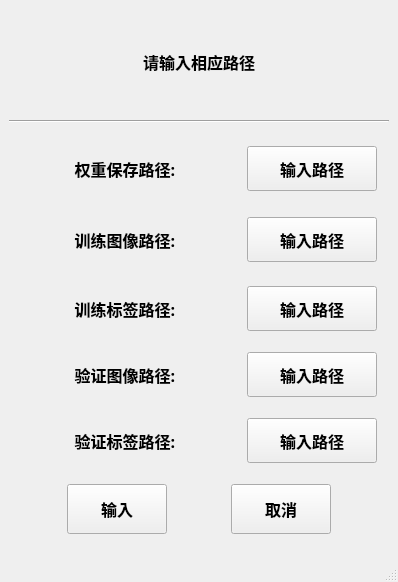
<?xml version="1.0" encoding="UTF-8"?>
<ui version="4.0">
 <class>MainWindow</class>
 <widget class="QMainWindow" name="MainWindow">
  <property name="geometry">
   <rect>
    <x>0</x>
    <y>0</y>
    <width>398</width>
    <height>582</height>
   </rect>
  </property>
  <property name="minimumSize">
   <size>
    <width>398</width>
    <height>582</height>
   </size>
  </property>
  <property name="maximumSize">
   <size>
    <width>398</width>
    <height>582</height>
   </size>
  </property>
  <property name="windowTitle">
   <string>路径输入</string>
  </property>
  <widget class="QWidget" name="centralwidget">
   <layout class="QVBoxLayout" name="verticalLayout" stretch="2,1,1,1,1,1,1,2">
    <item>
     <widget class="QLabel" name="label_4">
      <property name="minimumSize">
       <size>
        <width>0</width>
        <height>75</height>
       </size>
      </property>
      <property name="maximumSize">
       <size>
        <width>16777215</width>
        <height>75</height>
       </size>
      </property>
      <property name="font">
       <font>
        <family>Agency FB</family>
        <pointsize>12</pointsize>
        <weight>75</weight>
        <bold>true</bold>
       </font>
      </property>
      <property name="text">
       <string>请输入相应路径</string>
      </property>
      <property name="alignment">
       <set>Qt::AlignCenter</set>
      </property>
     </widget>
    </item>
    <item>
     <widget class="Line" name="line">
      <property name="orientation">
       <enum>Qt::Horizontal</enum>
      </property>
     </widget>
    </item>
    <item>
     <layout class="QHBoxLayout" name="horizontalLayout" stretch="5,5">
      <item>
       <widget class="QLabel" name="label">
        <property name="minimumSize">
         <size>
          <width>210</width>
          <height>50</height>
         </size>
        </property>
        <property name="maximumSize">
         <size>
          <width>210</width>
          <height>50</height>
         </size>
        </property>
        <property name="font">
         <font>
          <family>Agency FB</family>
          <pointsize>12</pointsize>
          <weight>75</weight>
          <bold>true</bold>
         </font>
        </property>
        <property name="layoutDirection">
         <enum>Qt::LeftToRight</enum>
        </property>
        <property name="text">
         <string>权重保存路径:</string>
        </property>
        <property name="alignment">
         <set>Qt::AlignCenter</set>
        </property>
       </widget>
      </item>
      <item>
       <widget class="QPushButton" name="pushButton_3">
        <property name="minimumSize">
         <size>
          <width>130</width>
          <height>45</height>
         </size>
        </property>
        <property name="maximumSize">
         <size>
          <width>130</width>
          <height>45</height>
         </size>
        </property>
        <property name="font">
         <font>
          <family>Agency FB</family>
          <pointsize>12</pointsize>
          <weight>75</weight>
          <bold>true</bold>
         </font>
        </property>
        <property name="text">
         <string>输入路径</string>
        </property>
       </widget>
      </item>
     </layout>
    </item>
    <item>
     <layout class="QHBoxLayout" name="horizontalLayout_2" stretch="5,5">
      <item>
       <widget class="QLabel" name="label_2">
        <property name="minimumSize">
         <size>
          <width>210</width>
          <height>50</height>
         </size>
        </property>
        <property name="maximumSize">
         <size>
          <width>210</width>
          <height>50</height>
         </size>
        </property>
        <property name="font">
         <font>
          <family>Agency FB</family>
          <pointsize>12</pointsize>
          <weight>75</weight>
          <bold>true</bold>
         </font>
        </property>
        <property name="text">
         <string>训练图像路径:</string>
        </property>
        <property name="alignment">
         <set>Qt::AlignCenter</set>
        </property>
       </widget>
      </item>
      <item>
       <widget class="QPushButton" name="pushButton_4">
        <property name="minimumSize">
         <size>
          <width>130</width>
          <height>45</height>
         </size>
        </property>
        <property name="maximumSize">
         <size>
          <width>130</width>
          <height>45</height>
         </size>
        </property>
        <property name="font">
         <font>
          <family>Agency FB</family>
          <pointsize>12</pointsize>
          <weight>75</weight>
          <bold>true</bold>
         </font>
        </property>
        <property name="text">
         <string>输入路径</string>
        </property>
       </widget>
      </item>
     </layout>
    </item>
    <item>
     <layout class="QHBoxLayout" name="horizontalLayout_3" stretch="5,5">
      <item>
       <widget class="QLabel" name="label_3">
        <property name="minimumSize">
         <size>
          <width>210</width>
          <height>0</height>
         </size>
        </property>
        <property name="maximumSize">
         <size>
          <width>210</width>
          <height>16777215</height>
         </size>
        </property>
        <property name="font">
         <font>
          <family>Agency FB</family>
          <pointsize>12</pointsize>
          <weight>75</weight>
          <bold>true</bold>
         </font>
        </property>
        <property name="text">
         <string>训练标签路径:</string>
        </property>
        <property name="alignment">
         <set>Qt::AlignCenter</set>
        </property>
       </widget>
      </item>
      <item>
       <widget class="QPushButton" name="pushButton_5">
        <property name="minimumSize">
         <size>
          <width>130</width>
          <height>45</height>
         </size>
        </property>
        <property name="maximumSize">
         <size>
          <width>130</width>
          <height>45</height>
         </size>
        </property>
        <property name="font">
         <font>
          <family>Agency FB</family>
          <pointsize>12</pointsize>
          <weight>75</weight>
          <bold>true</bold>
         </font>
        </property>
        <property name="text">
         <string>输入路径</string>
        </property>
       </widget>
      </item>
     </layout>
    </item>
    <item>
     <layout class="QHBoxLayout" name="horizontalLayout_4" stretch="5,5">
      <item>
       <widget class="QLabel" name="label_5">
        <property name="minimumSize">
         <size>
          <width>210</width>
          <height>0</height>
         </size>
        </property>
        <property name="maximumSize">
         <size>
          <width>210</width>
          <height>16777215</height>
         </size>
        </property>
        <property name="font">
         <font>
          <family>Agency FB</family>
          <pointsize>12</pointsize>
          <weight>75</weight>
          <bold>true</bold>
         </font>
        </property>
        <property name="text">
         <string>验证图像路径:</string>
        </property>
        <property name="alignment">
         <set>Qt::AlignCenter</set>
        </property>
       </widget>
      </item>
      <item>
       <widget class="QPushButton" name="pushButton_6">
        <property name="minimumSize">
         <size>
          <width>130</width>
          <height>45</height>
         </size>
        </property>
        <property name="maximumSize">
         <size>
          <width>130</width>
          <height>45</height>
         </size>
        </property>
        <property name="font">
         <font>
          <family>Agency FB</family>
          <pointsize>12</pointsize>
          <weight>75</weight>
          <bold>true</bold>
         </font>
        </property>
        <property name="text">
         <string>输入路径</string>
        </property>
       </widget>
      </item>
     </layout>
    </item>
    <item>
     <layout class="QHBoxLayout" name="horizontalLayout_6" stretch="5,5">
      <item>
       <widget class="QLabel" name="label_6">
        <property name="minimumSize">
         <size>
          <width>210</width>
          <height>0</height>
         </size>
        </property>
        <property name="maximumSize">
         <size>
          <width>210</width>
          <height>16777215</height>
         </size>
        </property>
        <property name="font">
         <font>
          <family>Agency FB</family>
          <pointsize>12</pointsize>
          <weight>75</weight>
          <bold>true</bold>
         </font>
        </property>
        <property name="text">
         <string>验证标签路径:</string>
        </property>
        <property name="alignment">
         <set>Qt::AlignCenter</set>
        </property>
       </widget>
      </item>
      <item>
       <widget class="QPushButton" name="pushButton_7">
        <property name="minimumSize">
         <size>
          <width>130</width>
          <height>45</height>
         </size>
        </property>
        <property name="maximumSize">
         <size>
          <width>130</width>
          <height>45</height>
         </size>
        </property>
        <property name="font">
         <font>
          <family>Agency FB</family>
          <pointsize>12</pointsize>
          <weight>75</weight>
          <bold>true</bold>
         </font>
        </property>
        <property name="text">
         <string>输入路径</string>
        </property>
       </widget>
      </item>
     </layout>
    </item>
    <item>
     <layout class="QHBoxLayout" name="horizontalLayout_5" stretch="5,5">
      <item>
       <widget class="QPushButton" name="pushButton">
        <property name="minimumSize">
         <size>
          <width>0</width>
          <height>0</height>
         </size>
        </property>
        <property name="maximumSize">
         <size>
          <width>100</width>
          <height>50</height>
         </size>
        </property>
        <property name="font">
         <font>
          <family>Agency FB</family>
          <pointsize>12</pointsize>
          <weight>75</weight>
          <bold>true</bold>
         </font>
        </property>
        <property name="text">
         <string>输入</string>
        </property>
       </widget>
      </item>
      <item>
       <widget class="QPushButton" name="pushButton_2">
        <property name="minimumSize">
         <size>
          <width>0</width>
          <height>0</height>
         </size>
        </property>
        <property name="maximumSize">
         <size>
          <width>100</width>
          <height>50</height>
         </size>
        </property>
        <property name="font">
         <font>
          <family>Agency FB</family>
          <pointsize>12</pointsize>
          <weight>75</weight>
          <bold>true</bold>
         </font>
        </property>
        <property name="text">
         <string>取消</string>
        </property>
       </widget>
      </item>
     </layout>
    </item>
   </layout>
  </widget>
  <widget class="QMenuBar" name="menubar">
   <property name="geometry">
    <rect>
     <x>0</x>
     <y>0</y>
     <width>398</width>
     <height>26</height>
    </rect>
   </property>
  </widget>
  <widget class="QStatusBar" name="statusbar"/>
 </widget>
 <resources/>
 <connections/>
</ui>
